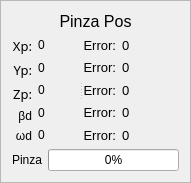
   <widget class="QFrame" name="frame">
    <property name="geometry">
     <rect>
      <x>420</x>
      <y>210</y>
      <width>191</width>
      <height>171</height>
     </rect>
    </property>
    <property name="frameShape">
     <enum>QFrame::StyledPanel</enum>
    </property>
    <property name="frameShadow">
     <enum>QFrame::Raised</enum>
    </property>
    <property name="lineWidth">
     <number>2</number>
    </property>
    <layout class="QVBoxLayout" name="verticalLayout_20">
     <item>
      <widget class="QLabel" name="label_7">
       <property name="font">
        <font>
         <pointsize>12</pointsize>
        </font>
       </property>
       <property name="text">
        <string>Pinza Pos</string>
       </property>
       <property name="alignment">
        <set>Qt::AlignCenter</set>
       </property>
      </widget>
     </item>
     <item>
      <widget class="QSplitter" name="splitter_5">
       <property name="orientation">
        <enum>Qt::Horizontal</enum>
       </property>
       <widget class="QWidget" name="layoutWidget">
        <layout class="QHBoxLayout" name="horizontalLayout_5">
         <item>
          <layout class="QVBoxLayout" name="verticalLayout_7">
           <item>
            <widget class="QLabel" name="Xattuale">
             <property name="sizePolicy">
              <sizepolicy hsizetype="Minimum" vsizetype="Preferred">
               <horstretch>0</horstretch>
               <verstretch>0</verstretch>
              </sizepolicy>
             </property>
             <property name="font">
              <font>
               <family>.SF NS Text</family>
               <pointsize>10</pointsize>
               <weight>50</weight>
               <italic>false</italic>
               <bold>false</bold>
               <kerning>true</kerning>
              </font>
             </property>
             <property name="styleSheet">
              <string notr="true"/>
             </property>
             <property name="text">
              <string>Xp:</string>
             </property>
             <property name="alignment">
              <set>Qt::AlignRight|Qt::AlignTrailing|Qt::AlignVCenter</set>
             </property>
            </widget>
           </item>
           <item>
            <widget class="QLabel" name="Yattuale">
             <property name="sizePolicy">
              <sizepolicy hsizetype="Minimum" vsizetype="Preferred">
               <horstretch>0</horstretch>
               <verstretch>0</verstretch>
              </sizepolicy>
             </property>
             <property name="font">
              <font>
               <family>.SF NS Text</family>
               <pointsize>10</pointsize>
               <weight>50</weight>
               <italic>false</italic>
               <bold>false</bold>
              </font>
             </property>
             <property name="styleSheet">
              <string notr="true"/>
             </property>
             <property name="text">
              <string>Yp:</string>
             </property>
             <property name="alignment">
              <set>Qt::AlignRight|Qt::AlignTrailing|Qt::AlignVCenter</set>
             </property>
            </widget>
           </item>
           <item>
            <widget class="QLabel" name="Zattuale">
             <property name="sizePolicy">
              <sizepolicy hsizetype="Minimum" vsizetype="Preferred">
               <horstretch>0</horstretch>
               <verstretch>0</verstretch>
              </sizepolicy>
             </property>
             <property name="font">
              <font>
               <family>.SF NS Text</family>
               <pointsize>10</pointsize>
               <weight>50</weight>
               <italic>false</italic>
               <bold>false</bold>
              </font>
             </property>
             <property name="styleSheet">
              <string notr="true"/>
             </property>
             <property name="text">
              <string>Zp:</string>
             </property>
             <property name="alignment">
              <set>Qt::AlignRight|Qt::AlignTrailing|Qt::AlignVCenter</set>
             </property>
            </widget>
           </item>
           <item>
            <widget class="QLabel" name="en1Label_7">
             <property name="sizePolicy">
              <sizepolicy hsizetype="Minimum" vsizetype="Preferred">
               <horstretch>0</horstretch>
               <verstretch>0</verstretch>
              </sizepolicy>
             </property>
             <property name="layoutDirection">
              <enum>Qt::LeftToRight</enum>
             </property>
             <property name="text">
              <string>βd</string>
             </property>
             <property name="alignment">
              <set>Qt::AlignRight|Qt::AlignTrailing|Qt::AlignVCenter</set>
             </property>
            </widget>
           </item>
           <item>
            <widget class="QLabel" name="en2Label_7">
             <property name="sizePolicy">
              <sizepolicy hsizetype="Minimum" vsizetype="Preferred">
               <horstretch>0</horstretch>
               <verstretch>0</verstretch>
              </sizepolicy>
             </property>
             <property name="layoutDirection">
              <enum>Qt::LeftToRight</enum>
             </property>
             <property name="text">
              <string>ωd</string>
             </property>
             <property name="alignment">
              <set>Qt::AlignRight|Qt::AlignTrailing|Qt::AlignVCenter</set>
             </property>
            </widget>
           </item>
          </layout>
         </item>
         <item>
          <layout class="QVBoxLayout" name="verticalLayout_17">
           <item>
            <widget class="QLabel" name="xRead">
             <property name="sizePolicy">
              <sizepolicy hsizetype="Expanding" vsizetype="Preferred">
               <horstretch>0</horstretch>
               <verstretch>0</verstretch>
              </sizepolicy>
             </property>
             <property name="text">
              <string>0</string>
             </property>
            </widget>
           </item>
           <item>
            <widget class="QLabel" name="yRead">
             <property name="sizePolicy">
              <sizepolicy hsizetype="Expanding" vsizetype="Preferred">
               <horstretch>0</horstretch>
               <verstretch>0</verstretch>
              </sizepolicy>
             </property>
             <property name="text">
              <string>0</string>
             </property>
            </widget>
           </item>
           <item>
            <widget class="QLabel" name="zRead">
             <property name="sizePolicy">
              <sizepolicy hsizetype="Expanding" vsizetype="Preferred">
               <horstretch>0</horstretch>
               <verstretch>0</verstretch>
              </sizepolicy>
             </property>
             <property name="text">
              <string>0</string>
             </property>
            </widget>
           </item>
           <item>
            <widget class="QLabel" name="bdRead">
             <property name="sizePolicy">
              <sizepolicy hsizetype="Expanding" vsizetype="Preferred">
               <horstretch>0</horstretch>
               <verstretch>0</verstretch>
              </sizepolicy>
             </property>
             <property name="text">
              <string>0</string>
             </property>
            </widget>
           </item>
           <item>
            <widget class="QLabel" name="wdRead">
             <property name="sizePolicy">
              <sizepolicy hsizetype="Expanding" vsizetype="Preferred">
               <horstretch>0</horstretch>
               <verstretch>0</verstretch>
              </sizepolicy>
             </property>
             <property name="text">
              <string>0</string>
             </property>
            </widget>
           </item>
          </layout>
         </item>
        </layout>
       </widget>
       <widget class="QWidget" name="layoutWidget">
        <layout class="QHBoxLayout" name="horizontalLayout_4">
         <item>
          <layout class="QVBoxLayout" name="verticalLayout_18">
           <item>
            <widget class="QLabel" name="encrease1_3">
             <property name="sizePolicy">
              <sizepolicy hsizetype="Minimum" vsizetype="Preferred">
               <horstretch>0</horstretch>
               <verstretch>0</verstretch>
              </sizepolicy>
             </property>
             <property name="font">
              <font>
               <pointsize>10</pointsize>
              </font>
             </property>
             <property name="text">
              <string>Error:</string>
             </property>
             <property name="alignment">
              <set>Qt::AlignRight|Qt::AlignTrailing|Qt::AlignVCenter</set>
             </property>
            </widget>
           </item>
           <item>
            <widget class="QLabel" name="encrease2_3">
             <property name="sizePolicy">
              <sizepolicy hsizetype="Minimum" vsizetype="Preferred">
               <horstretch>0</horstretch>
               <verstretch>0</verstretch>
              </sizepolicy>
             </property>
             <property name="font">
              <font>
               <pointsize>10</pointsize>
              </font>
             </property>
             <property name="text">
              <string>Error:</string>
             </property>
             <property name="alignment">
              <set>Qt::AlignRight|Qt::AlignTrailing|Qt::AlignVCenter</set>
             </property>
            </widget>
           </item>
           <item>
            <widget class="QLabel" name="encrease3_3">
             <property name="sizePolicy">
              <sizepolicy hsizetype="Minimum" vsizetype="Preferred">
               <horstretch>0</horstretch>
               <verstretch>0</verstretch>
              </sizepolicy>
             </property>
             <property name="font">
              <font>
               <pointsize>10</pointsize>
              </font>
             </property>
             <property name="text">
              <string>Error:</string>
             </property>
             <property name="alignment">
              <set>Qt::AlignRight|Qt::AlignTrailing|Qt::AlignVCenter</set>
             </property>
             <property name="indent">
              <number>-1</number>
             </property>
            </widget>
           </item>
           <item>
            <widget class="QLabel" name="encrease3_5">
             <property name="sizePolicy">
              <sizepolicy hsizetype="Minimum" vsizetype="Preferred">
               <horstretch>0</horstretch>
               <verstretch>0</verstretch>
              </sizepolicy>
             </property>
             <property name="font">
              <font>
               <pointsize>10</pointsize>
              </font>
             </property>
             <property name="text">
              <string>Error:</string>
             </property>
             <property name="alignment">
              <set>Qt::AlignRight|Qt::AlignTrailing|Qt::AlignVCenter</set>
             </property>
             <property name="indent">
              <number>-1</number>
             </property>
            </widget>
           </item>
           <item>
            <widget class="QLabel" name="encrease3_4">
             <property name="sizePolicy">
              <sizepolicy hsizetype="Minimum" vsizetype="Preferred">
               <horstretch>0</horstretch>
               <verstretch>0</verstretch>
              </sizepolicy>
             </property>
             <property name="font">
              <font>
               <pointsize>10</pointsize>
              </font>
             </property>
             <property name="text">
              <string>Error:</string>
             </property>
             <property name="alignment">
              <set>Qt::AlignRight|Qt::AlignTrailing|Qt::AlignVCenter</set>
             </property>
             <property name="indent">
              <number>-1</number>
             </property>
            </widget>
           </item>
          </layout>
         </item>
         <item>
          <layout class="QVBoxLayout" name="verticalLayout_19">
           <item>
            <widget class="QLabel" name="xEr">
             <property name="sizePolicy">
              <sizepolicy hsizetype="Expanding" vsizetype="Preferred">
               <horstretch>0</horstretch>
               <verstretch>0</verstretch>
              </sizepolicy>
             </property>
             <property name="font">
              <font>
               <pointsize>10</pointsize>
              </font>
             </property>
             <property name="text">
              <string>0</string>
             </property>
            </widget>
           </item>
           <item>
            <widget class="QLabel" name="yEr">
             <property name="sizePolicy">
              <sizepolicy hsizetype="Expanding" vsizetype="Preferred">
               <horstretch>0</horstretch>
               <verstretch>0</verstretch>
              </sizepolicy>
             </property>
             <property name="font">
              <font>
               <pointsize>10</pointsize>
              </font>
             </property>
             <property name="text">
              <string>0</string>
             </property>
            </widget>
           </item>
           <item>
            <widget class="QLabel" name="zEr">
             <property name="sizePolicy">
              <sizepolicy hsizetype="Expanding" vsizetype="Preferred">
               <horstretch>0</horstretch>
               <verstretch>0</verstretch>
              </sizepolicy>
             </property>
             <property name="font">
              <font>
               <pointsize>10</pointsize>
              </font>
             </property>
             <property name="text">
              <string>0</string>
             </property>
            </widget>
           </item>
           <item>
            <widget class="QLabel" name="bdEr">
             <property name="sizePolicy">
              <sizepolicy hsizetype="Expanding" vsizetype="Preferred">
               <horstretch>0</horstretch>
               <verstretch>0</verstretch>
              </sizepolicy>
             </property>
             <property name="font">
              <font>
               <pointsize>10</pointsize>
              </font>
             </property>
             <property name="text">
              <string>0</string>
             </property>
            </widget>
           </item>
           <item>
            <widget class="QLabel" name="wdEr">
             <property name="sizePolicy">
              <sizepolicy hsizetype="Expanding" vsizetype="Preferred">
               <horstretch>0</horstretch>
               <verstretch>0</verstretch>
              </sizepolicy>
             </property>
             <property name="font">
              <font>
               <pointsize>10</pointsize>
              </font>
             </property>
             <property name="text">
              <string>0</string>
             </property>
            </widget>
           </item>
          </layout>
         </item>
        </layout>
       </widget>
      </widget>
     </item>
     <item>
      <layout class="QHBoxLayout" name="horizontalLayout_6">
       <item>
        <widget class="QLabel" name="label_8">
         <property name="sizePolicy">
          <sizepolicy hsizetype="Maximum" vsizetype="Preferred">
           <horstretch>0</horstretch>
           <verstretch>0</verstretch>
          </sizepolicy>
         </property>
         <property name="text">
          <string>Pinza</string>
         </property>
         <property name="alignment">
          <set>Qt::AlignRight|Qt::AlignTrailing|Qt::AlignVCenter</set>
         </property>
        </widget>
       </item>
       <item>
        <widget class="QProgressBar" name="pinzaRead">
         <property name="value">
          <number>0</number>
         </property>
        </widget>
       </item>
      </layout>
     </item>
    </layout>
   </widget>
